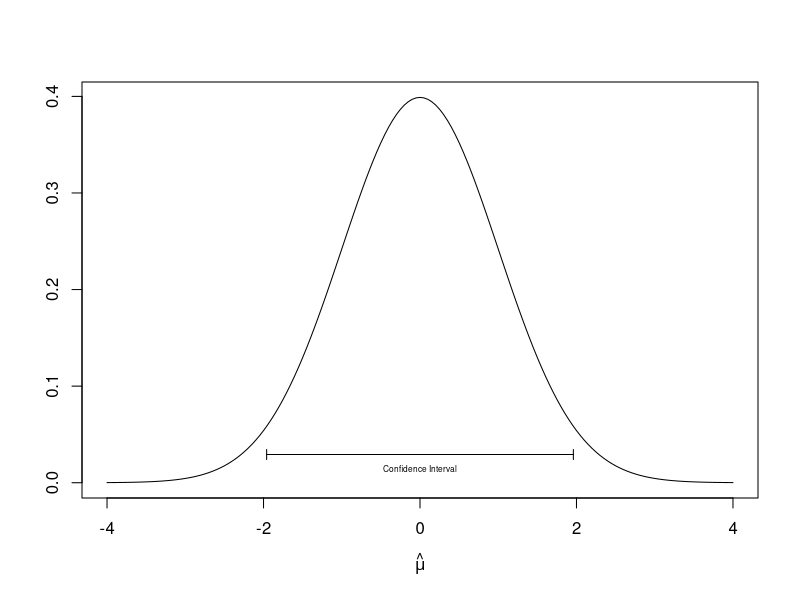
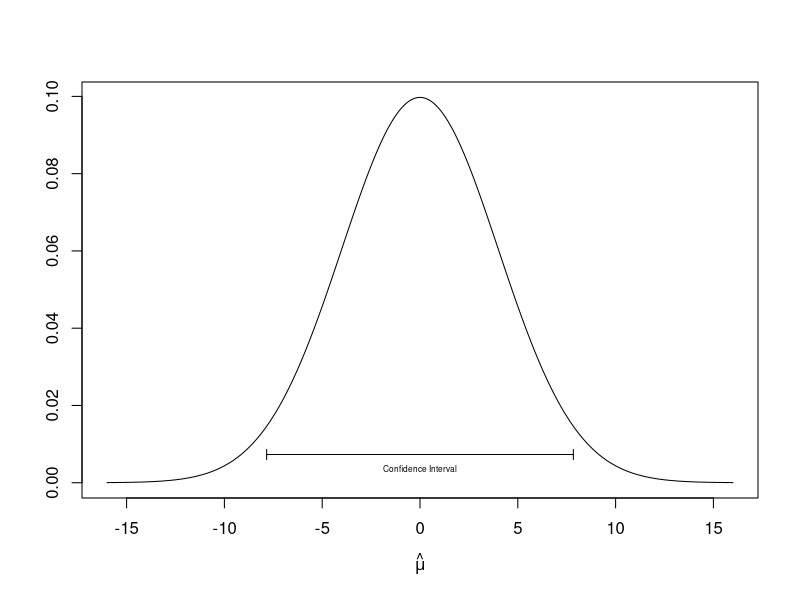
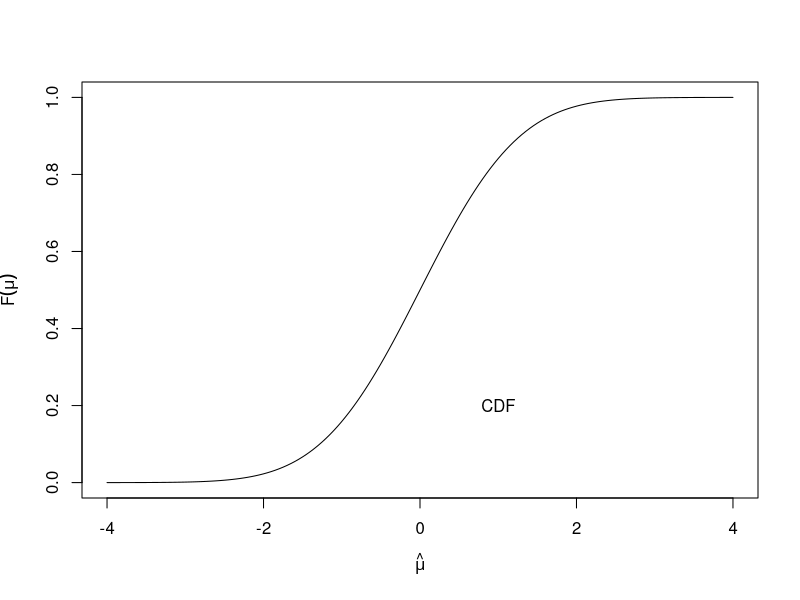
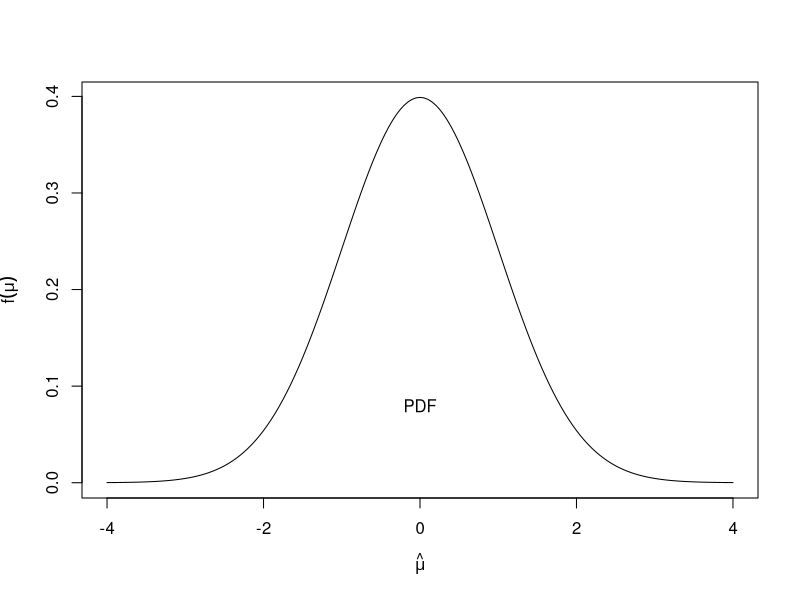
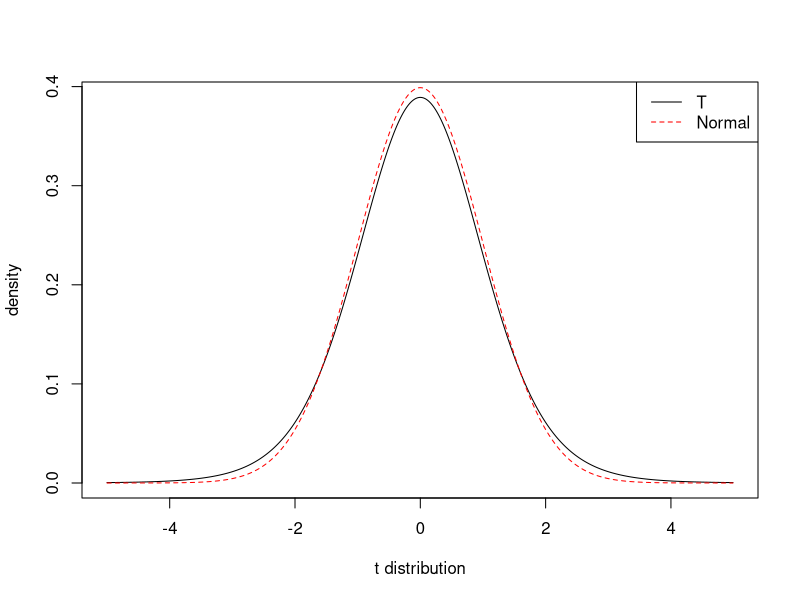
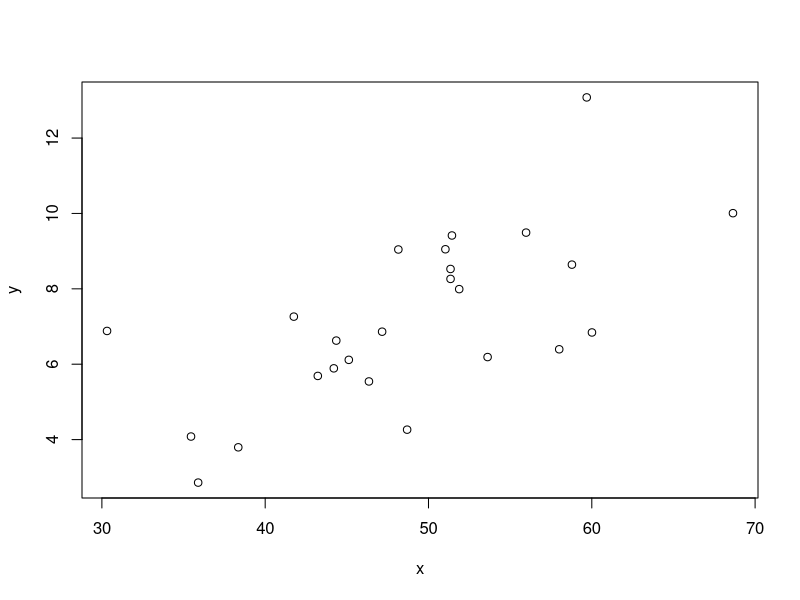
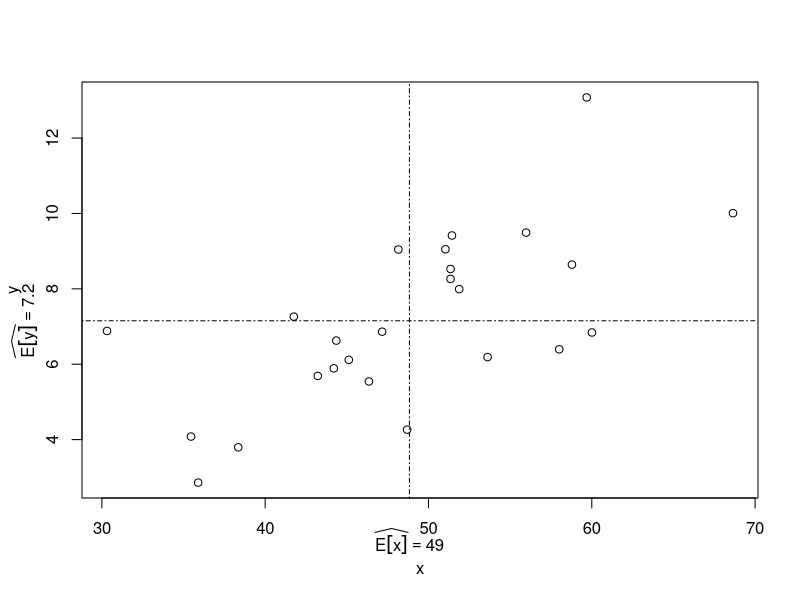
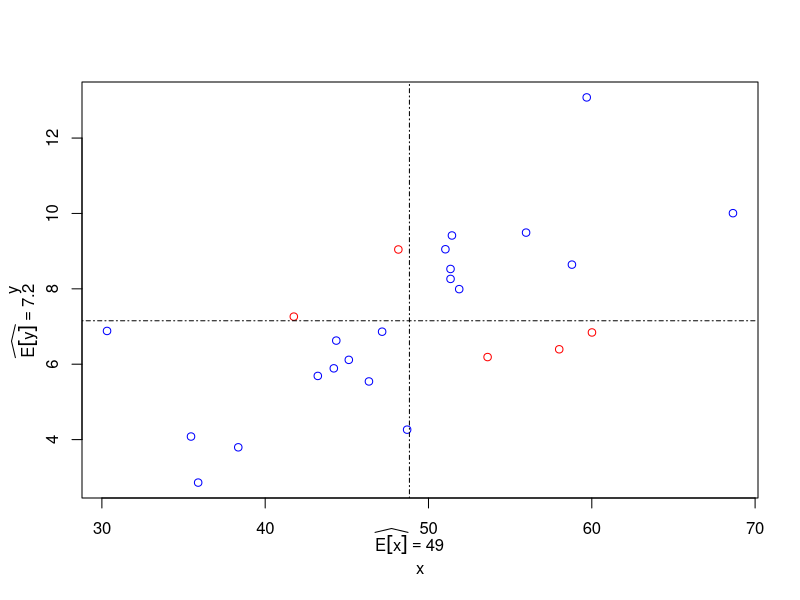

These charts were generated, in order, by the following R code:
### R code from vignette source '/home/pauljohn/tmp/lyxtmp/lyx_tmpdir.hX3161/lyx_tmpbuf2/ConfIntervals-lecture.Rnw'
### Encoding: UTF-8

###################################################
### code chunk number 1: ConfIntervals-lecture.Rnw:28-29
###################################################
  if(exists(".orig.enc")) options(encoding = .orig.enc)


###################################################
### code chunk number 2: ConfIntervals-lecture.Rnw:103-105
###################################################
unlink("plots", recursive=T)
dir.create("plots", showWarnings=F)


###################################################
### code chunk number 3: Roptions
###################################################
options(width=100, prompt="> ", continue="+  ")
options(useFancyQuotes = FALSE) 
set.seed(12345)
op <- par(no.readonly=T) 
#pjmar <- c(5.1, 5.1, 2.5, 2.1) 
#options(SweaveHooks=list(fig=function() par(mar=pjmar, ps=10)))
pdf.options(onefile=F,family="Times",pointsize=12)


###################################################
### code chunk number 4: stdnorm10
###################################################
mu <- 0
sd <- 1
x <- seq(mu-4*sd,mu+4*sd, by=0.05)
xden <- dnorm(x, m=mu, sd=sd)
plot(x, xden, type="l", main="", xlab=expression(hat(mu)), ylab="")
h <- 0.5*dnorm(-1.96*sd, m=mu, sd=sd)
arrows(-1.96, h, 1.96, h , angle=90, length=0.05, code=3)
text(0,0.5*h,"Confidence Interval",cex=0.5)


###################################################
### code chunk number 5: stdnorm20
###################################################
mu <- 0
sd <- 4
x <- seq(mu-4*sd,mu+4*sd, by=0.05)
xden <- dnorm(x, m=mu, sd=sd)
plot(x,xden, type="l", main="", xlab=expression(hat(mu)), ylab="")
h <- 0.5*dnorm(-1.96*sd, m=mu, sd=sd)
text(0,0.5*h,"Confidence Interval",cex=0.5)
arrows(-1.96*sd, h, 1.96*sd, h , angle=90, length=0.05,code=3)


###################################################
### code chunk number 6: stdnorm40
###################################################
mu <- 0
sd <- 1
x <- seq(mu-4*sd,mu+4*sd, by=0.05)
xden <- dnorm(x, m=mu, sd=sd)
xcum <- pnorm(x, m=mu, sd=sd)
plot(x, xcum, type="l", main="", xlab=expression(hat(mu)), ylab=expression(F(mu)))
text(1, 0.20*max(xcum), "CDF")


###################################################
### code chunk number 7: stdnorm50
###################################################
plot(x,xden, type="l", main="",xlab=expression(hat(mu)),ylab=expression(f(mu)))
text(0, 0.20*max(xden), "PDF")


###################################################
### code chunk number 8: T10
###################################################
x <- seq(-5,5,by=0.015)
denx <- dt(x, df=10)
plot(x, denx, main="", type="l",ylab="density", xlab="t distribution")
lines(x, dnorm(x), lty=2, col="red")
legend("topright",legend=c("T","Normal"),lty=c(1,2), col=c("black","red"))


###################################################
### code chunk number 9: T20
###################################################
qnorm(0.025, m=0, s=1)
qt(0.025, df=10)
qnorm(0.975, m=0, s=1)
qt(0.975, df=10)


###################################################
### code chunk number 10: ConfIntervals-lecture.Rnw:748-749
###################################################
(c(qt(0.025, 20), qt(0.975, 20)))


###################################################
### code chunk number 11: ConfIntervals-lecture.Rnw:754-755
###################################################
(c(qt(0.025, 50), qt(0.975, 50)))


###################################################
### code chunk number 12: ConfIntervals-lecture.Rnw:760-761
###################################################
(c(qt(0.025, 100), qt(0.975, 100)))


###################################################
### code chunk number 13: ConfIntervals-lecture.Rnw:766-767
###################################################
(c(qt(0.025, 250), qt(0.975, 250)))


###################################################
### code chunk number 14: cor10
###################################################
set.seed(234234)
N <- 25; stde <- 2; b <- 0.14
x <- rnorm(N, m=50, sd=10)
x <- x[order(x)]
y <- 0.3 + b*x + rnorm(N, m=0, sd=stde)
mx <- mean(x)
my <- mean(y)
rx <- range(x)
ry <- range(y)
cov(x,y)
plot(x,y, main="")


###################################################
### code chunk number 15: cor20
###################################################
options(digits=2)
plot(x,y, main="")
abline(h=my, lty=4, col="black")
abline(v=mx, lty=4, col="black")
mtext(bquote(widehat(E*group("[",list(x),"]")) ==.(mx)), side=1, line=2, at=mx)
mtext(bquote(widehat(E*group("[",list(y),"]")) ==.(my)), side=2, line=2, at=my)


###################################################
### code chunk number 16: cor30
###################################################
mycols <- ifelse((x-mx)*(y-my) > 0, "blue","red")
plot(x,y, main="", col=mycols)
abline(h=my, lty=4, col="black")
abline(v
=mx, lty=4, col="black")
mtext(bquote(widehat(E*group("[",list(x),"]")) ==.(mx)), side=1, line=2, at=mx)
mtext(bquote(widehat(E*group("[",list(y),"]")) ==.(my)), side=2, line=2, at=my)


###################################################
### code chunk number 17: cor40
###################################################
mycols <- ifelse((x-mx)*(y-my) > 0, "blue","red")
plot(x,y, main="", type="n", col=mycols)
abline(h=my, lty=4, col="black", lwd=0.7)
abline(v=mx, lty=4, col="black", lwd=0.7)
mtext(bquote(widehat(E*group("[",list(x),"]")) ==.(mx)), side=1, line=2, at=mx)
mtext(bquote(widehat(E*group("[",list(y),"]")) ==.(my)), side=2, line=2, at=my)
points(x[25],y[25])
arrows(x[25],my,x[25],.97*y[25], lty=2, lwd=1, code=3, length=0.1)
text(mx + 0.5*(x[25]-mx), y[25], label = expression(x-widehat(E*group("[",list(x),"]"))), pos=3)
arrows(mx,y[25],.97*x[25], y[25], lty=2, lwd=1, code=3, length=0.1)
text(x[25], my+0.5*(y[25]-my), label= expression(y-widehat(E*group("[",list(y),"]"))), pos=2)


###################################################
### code chunk number 18: cor110
###################################################
library(mvtnorm)
m1 <- c(0,0)
rho <- 0
sig0 <- matrix( c(1,rho, rho,1), nrow=2, ncol=2)

simCor <- function(N, mmean=NULL, msig=NULL) {
  xy <- rmvnorm(N, mean=mmean, sigma=msig)
  cor(xy[,1], xy[,2])
}

drawHist <- function(N=NULL, sig=NULL){
  cors <- sapply(rep(N,5000), simCor, mmean=m1 , msig=sig)
  cr <- range(cors)
 xlab <- bquote (paste("5000 Observed Correlations(", Sample== .(N),", ", rho== .(round(rho, 2)),')') )
  hist(cors, prob=T, xlim=cr, border=gray(.80), xlab=xlab, breaks=100, main="")
  lines(density(cors), col="red", lty=2, lwd=2)

  ind <- seq(cr[1], cr[2], length.out=100)
  cm1 <- round(mean(cors), 3)
  cs1 <- round(sd(cors), 3)
  nprob <- dnorm(ind, m=cm1, s=cs1)
  lines(ind, nprob, lty=1, col="black")
  nlab <-   bquote(paste("Normal(", .(round(cm1,3)),",", .(round(cs1,3))^2,")"))
  legend("topleft",legend=c("Kernel Density", as.expression(nlab)), lty=c(2,1), col=c("red","black"), lwd=c(1.5,1))
  legend("left", legend=c(paste("Obs. Mean=", cm1),paste("Obs. sd=",cs1)))
}


drawHist(N=30, sig=sig0 )


###################################################
### code chunk number 19: cor120
###################################################
rho=0.90
sig2 <- matrix( c(1, rho, rho, 1), nrow=2, ncol=2)
drawHist(N=30, sig=sig2)


###################################################
### code chunk number 20: cor130
###################################################
drawHist(N=2000, sig=sig2)


###################################################
### code chunk number 21: bin10
###################################################
SS <- 30
p <- 0.05
means <- replicate(2000, mean(rbinom(SS, size=1, p=p)))
hist(means, xlim=c(0,0.7), prob=T, breaks=20, main="", xlab="proportion successes observed")
mym <- round(mean(means),3)
obssd <- round(sd(means),3)
theomean <- pi
theosd <- round(sqrt(p*(1-p))/sqrt(SS), 3)
legend("topright", legend=c(paste("EV[x]=", p), paste("Obs.Mean=", mym), paste("Theo sd(mean)=", theosd), paste("Obs. sd(mean)=", obssd)))


###################################################
### code chunk number 22: bin15
###################################################
SS <- 500
p <- 0.05
means <- replicate(2000, mean(rbinom(SS, size=1, p=p)))
hist(means, xlim=c(0,0.7), prob=T, breaks=20, main="", xlab="proportion successes observed")
mym <- round(mean(means),3)
obssd <- round(sd(means),3)
theomean <- pi
theosd <- round(sqrt(p*(1-p))/sqrt(SS), 3)
legend("topright", legend=c(paste("EV[x]=", p), paste("Obs.Mean=", mym), paste("Theo sd(mean)=", theosd), paste("Obs. sd(mean)=", obssd)))


###################################################
### code chunk number 23: bin20
###################################################
SS <- 100
p <- 0.2
means <- replicate(2000, mean(rbinom(SS, size=1, p=p)))
hist(means, xlim=c(0,0.7), prob=T, breaks=20,main="", xlab="proportion successes observed")
lines(density(means))
mym <- round(mean(means),3)
obssd <- round(sd(means),3)
theomean <- 0.2
theosd <- round(sqrt(p*(1-p))/sqrt(SS), 3)
x <- seq(0,0.5, by =0.01)
lines(x, dnorm(x, m=theomean, sd=theosd), lty=2, col="red")
legend("topright", legend=c(paste("EV[x]=",p), paste("Obs. Mean=",mym),paste("Theo sd(mean)=", theosd), paste("Obs. sd(mean)=", obssd)))
legend("right", legend=c("Kernel Density",paste("Normal(", theomean, "," ,theosd, "^2)",sep="")), lty=c(1,2), col=c("black","red"))
